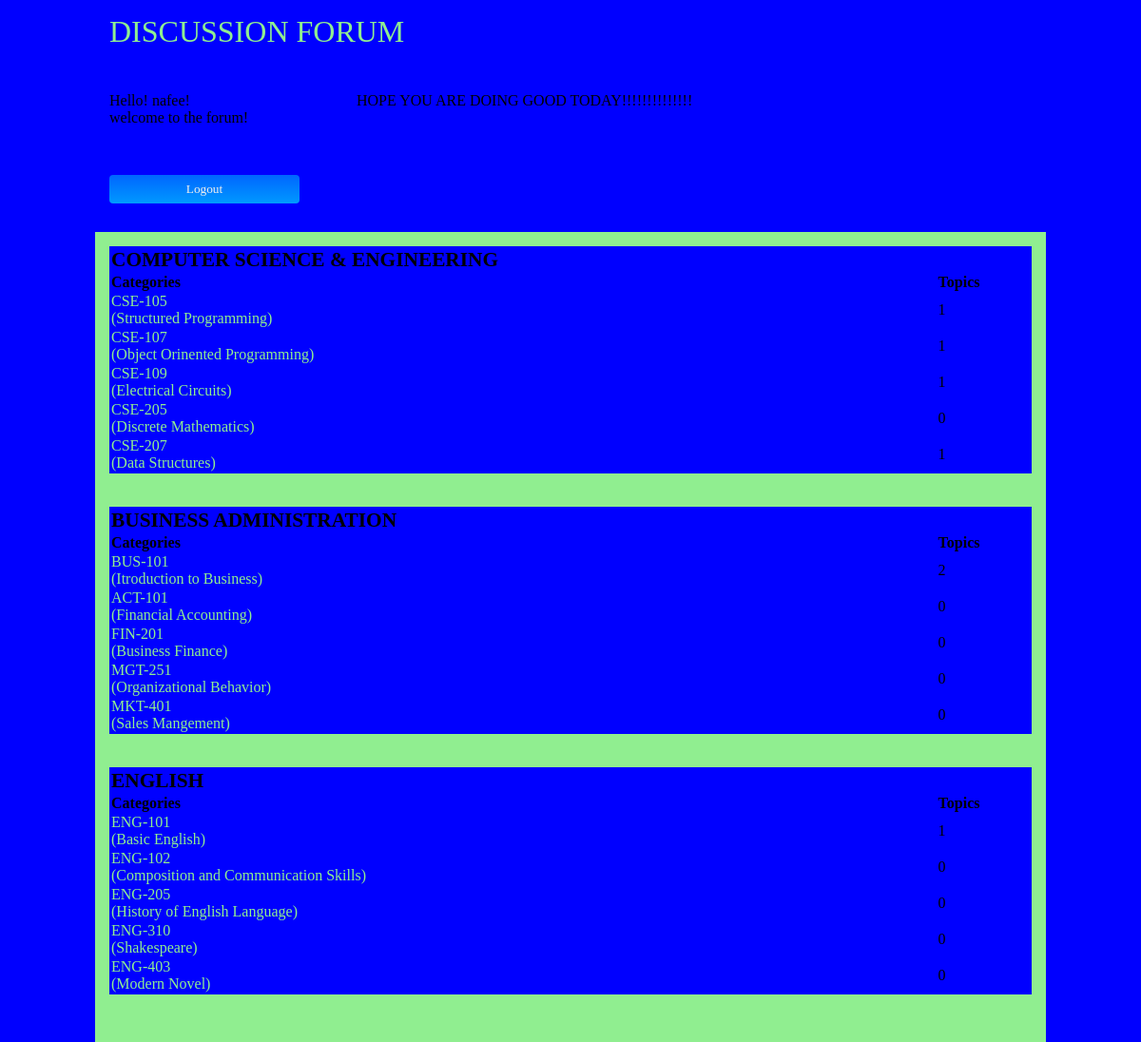
The page / (signed in) on the database its author committed.
### tables this page shows
CREATE TABLE `categories` (
  `cat_id` int(3) UNSIGNED NOT NULL,
  `category_title` varchar(64) NOT NULL
);

CREATE TABLE `subcategories` (
  `subcat_id` int(3) UNSIGNED NOT NULL,
  `parent_id` int(3) UNSIGNED NOT NULL,
  `subcategory_title` varchar(128) NOT NULL,
  `subcategory_desc` varchar(255) NOT NULL
);

### content_function.php (the view, shortened to what this page needs)
<?php
	function dispcategories() {
		include ('dbconn.php');
		$select = mysqli_query($con, "SELECT * FROM categories");
		while ($row = mysqli_fetch_assoc($select)) {
			echo "<table class='category-table'>";
			echo "<tr><td class='main-category' colspan='2'>".$row['category_title']."</td></tr>";
			dispsubcategories($row['cat_id']);
			echo "</table>";
		}
	}
	function dispsubcategories($parent_id) {
		include ('dbconn.php');
		$select = mysqli_query($con, "SELECT cat_id, subcat_id, subcategory_title, subcategory_desc FROM categories, subcategories
									  WHERE ($parent_id = categories.cat_id) AND ($parent_id = subcategories.parent_id)");
		echo "<tr><th width='90%'>Categories</th><th width='10%'>Topics</th></tr>";
		while ($row = mysqli_fetch_assoc($select)) {
			echo "<tr><td class='category_title'><a href='/forum-tutorial/topics/".$row['cat_id']."/".$row['subcat_id']."'>
				  ".$row['subcategory_title']."<br />";
			echo $row['subcategory_desc']."</a></td>";
			echo "<td class='num-topics'>".getnumtopics($parent_id, $row['subcat_id'])."</td></tr>";
		}
	}
	function getnumtopics($cat_id, $subcat_id) {
		include ('dbconn.php');
		$select = mysqli_query($con, "SELECT category_id, subcategory_id FROM topics WHERE ".$cat_id." = category_id
									  AND ".$subcat_id." = subcategory_id");
		return mysqli_num_rows($select);
	}
?>

### layout_manager.php (shortened to what this page needs)
<html>
<body>
<?php
	function logout() {
		echo nl2br("<p>Hello! ".$_SESSION['username']."!\nwelcome to the forum!</p>
				<form action='/forum-tutorial/logout.php' method='GET'>
				<input type='submit' value='Logout' /></form>");
	}
?>
</body>
</html>

### index.php (shortened to what this page needs)
<?php
	include ('layout_manager.php');
	include ('content_function.php');
?>
<html>
<head><title>FORUM</title></head>
<link href="/forum-tutorial/styles/main.css" type="text/css" rel="stylesheet" />
<body>
	<div class="pane">
		<div class="header"><h1 ><a href="/forum-tutorial">DISCUSSION FORUM</a></h1></div>
		<div class="loginpane">
			<?php
				if (isset($_SESSION['username'])) {
					logout();
					if (isset($_GET['status'])) {
						if ($_GET['status'] == 'course-fail') {
							echo "<h1 style='color: red;'>YOU ARE NOT REGISTERED IN THIS COURSE !</h1>";
						    echo "<hr/><br/><hr/>";
						}
					}
				}
			?>
		</div>
		<div class="forumdesc">
			<p>HOPE YOU ARE DOING GOOD TODAY!!!!!!!!!!!!!!</p>
		</div>
		<div  class="content ">
			<?php
				if (isset($_SESSION['username'])) {
					dispcategories();
				}
			?>
		</div>
	</div>
</body>
</html>

### styles/main.css (style rules this page uses)
* { margin: 0px; padding: 0px; background-color: blue; }
h1, h2, h3 { font-family: Century Gothic; font-weight: normal; margin-bottom: 15px; }
div.pane { width: 1000px; margin: 0px auto; background-color: blue; }
div.header { padding-top: 15px; padding-bottom: 15px; }
div.loginpane { width: 230px; display: block; position: relative; float: left; padding: 15px; }
div.forumdesc { width: 700px; display: block; position: relative; float: left; padding: 15px; }
div.content { background-color: lightgreen; margin-top: 15px; width: 970px; display: block; position: relative; float: left; padding: 15px; }
div.header h1 { margin-left: 15px; font-family: Century Gothic; font-weight: normal; }
a { text-decoration: none; color: lightgreen; }
p { font-family: Calibri; }
input[type="submit"], button { border-radius: 4px; color: #EFEFEF; width: 200px; padding: 7px; font-family: Calibri; background-image: linear-gradient(to bottom, #0066FF, #0099FF); margin-top: 15px; border: none; }
table.category-table { width: 100%; margin-bottom: 35px; font-family: Calibri; }
table.category-table td.main-category { font-size: 16pt; font-weight: bold; }
table.category-table th { font-size: 12pt; font-weight: bold; text-align: left; }

### rows shown on the page
categories: category_title "COMPUTER SCIENCE & ENGINEERING"
subcategories: subcategory_title "CSE-105", subcategory_desc "(Structured Programming)", subcat_id "1"
subcategories: subcategory_title "CSE-107", subcategory_desc "(Object Orinented Programming)", subcat_id "1"
subcategories: subcategory_title "CSE-109", subcategory_desc "(Electrical Circuits)", subcat_id "1"
subcategories: subcategory_title "CSE-205", subcategory_desc "(Discrete Mathematics)", subcat_id "0"
subcategories: subcategory_title "CSE-207", subcategory_desc "(Data Structures)", subcat_id "1"
categories: category_title "BUSINESS ADMINISTRATION"
subcategories: subcategory_title "BUS-101", subcategory_desc "(Itroduction to Business)", subcat_id "2"
subcategories: subcategory_title "ACT-101", subcategory_desc "(Financial Accounting)", subcat_id "0"
subcategories: subcategory_title "FIN-201", subcategory_desc "(Business Finance)", subcat_id "0"
subcategories: subcategory_title "MGT-251", subcategory_desc "(Organizational Behavior)", subcat_id "0"
subcategories: subcategory_title "MKT-401", subcategory_desc "(Sales Mangement)", subcat_id "0"
categories: category_title "ENGLISH"
subcategories: subcategory_title "ENG-101", subcategory_desc "(Basic English)", subcat_id "1"
subcategories: subcategory_title "ENG-102", subcategory_desc "(Composition and Communication Skills)", subcat_id "0"
subcategories: subcategory_title "ENG-205", subcategory_desc "(History of English Language)", subcat_id "0"
subcategories: subcategory_title "ENG-310", subcategory_desc "(Shakespeare)", subcat_id "0"
subcategories: subcategory_title "ENG-403", subcategory_desc "(Modern Novel)", subcat_id "0"
